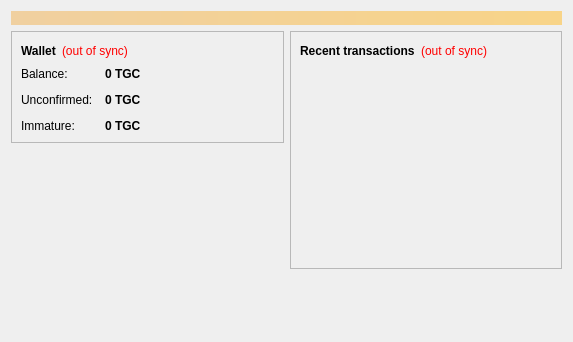
<?xml version="1.0" encoding="UTF-8"?>
<ui version="4.0">
 <class>OverviewPage</class>
 <widget class="QWidget" name="OverviewPage">
  <property name="geometry">
   <rect>
    <x>0</x>
    <y>0</y>
    <width>573</width>
    <height>342</height>
   </rect>
  </property>
  <property name="windowTitle">
   <string>Form</string>
  </property>
  <layout class="QVBoxLayout" name="topLayout">
   <item>
    <widget class="QLabel" name="labelAlerts">
     <property name="visible">
      <bool>false</bool>
     </property>
     <property name="styleSheet">
      <string notr="true">background-color: qlineargradient(x1: 0, y1: 0, x2: 1, y2: 0, stop:0 #F0D0A0, stop:1 #F8D488); color:#000000;</string>
     </property>
     <property name="wordWrap">
      <bool>true</bool>
     </property>
     <property name="margin">
      <number>3</number>
     </property>
    </widget>
   </item>
   <item>
    <layout class="QHBoxLayout" name="horizontalLayout" stretch="1,1">
     <item>
      <layout class="QVBoxLayout" name="verticalLayout_2">
       <item>
        <widget class="QFrame" name="frame">
         <property name="frameShape">
          <enum>QFrame::StyledPanel</enum>
         </property>
         <property name="frameShadow">
          <enum>QFrame::Raised</enum>
         </property>
         <layout class="QVBoxLayout" name="verticalLayout_4">
          <item>
           <layout class="QHBoxLayout" name="horizontalLayout_4">
            <item>
             <widget class="QLabel" name="label_5">
              <property name="font">
               <font>
                <weight>75</weight>
                <bold>true</bold>
               </font>
              </property>
              <property name="text">
               <string>Wallet</string>
              </property>
             </widget>
            </item>
            <item>
             <widget class="QLabel" name="labelWalletStatus">
              <property name="toolTip">
               <string>The displayed information may be out of date. Your wallet automatically synchronizes with the TagilCoin network after a connection is established, but this process has not completed yet.</string>
              </property>
              <property name="styleSheet">
               <string notr="true">QLabel { color: red; }</string>
              </property>
              <property name="text">
               <string notr="true">(out of sync)</string>
              </property>
              <property name="alignment">
               <set>Qt::AlignLeading|Qt::AlignLeft|Qt::AlignVCenter</set>
              </property>
             </widget>
            </item>
            <item>
             <spacer name="horizontalSpacer_2">
              <property name="orientation">
               <enum>Qt::Horizontal</enum>
              </property>
              <property name="sizeHint" stdset="0">
               <size>
                <width>40</width>
                <height>20</height>
               </size>
              </property>
             </spacer>
            </item>
           </layout>
          </item>
          <item>
           <layout class="QFormLayout" name="formLayout_2">
            <property name="fieldGrowthPolicy">
             <enum>QFormLayout::AllNonFixedFieldsGrow</enum>
            </property>
            <property name="horizontalSpacing">
             <number>12</number>
            </property>
            <property name="verticalSpacing">
             <number>12</number>
            </property>
            <item row="0" column="0">
             <widget class="QLabel" name="label">
              <property name="text">
               <string>Balance:</string>
              </property>
             </widget>
            </item>
            <item row="0" column="1">
             <widget class="QLabel" name="labelBalance">
              <property name="font">
               <font>
                <weight>75</weight>
                <bold>true</bold>
               </font>
              </property>
              <property name="cursor">
               <cursorShape>IBeamCursor</cursorShape>
              </property>
              <property name="toolTip">
               <string>Your current balance</string>
              </property>
              <property name="text">
               <string notr="true">0 TGC</string>
              </property>
              <property name="textInteractionFlags">
               <set>Qt::LinksAccessibleByMouse|Qt::TextSelectableByKeyboard|Qt::TextSelectableByMouse</set>
              </property>
             </widget>
            </item>
            <item row="1" column="0">
             <widget class="QLabel" name="label_3">
              <property name="text">
               <string>Unconfirmed:</string>
              </property>
             </widget>
            </item>
            <item row="1" column="1">
             <widget class="QLabel" name="labelUnconfirmed">
              <property name="font">
               <font>
                <weight>75</weight>
                <bold>true</bold>
               </font>
              </property>
              <property name="cursor">
               <cursorShape>IBeamCursor</cursorShape>
              </property>
              <property name="toolTip">
               <string>Total of transactions that have yet to be confirmed, and do not yet count toward the current balance</string>
              </property>
              <property name="text">
               <string notr="true">0 TGC</string>
              </property>
              <property name="textInteractionFlags">
               <set>Qt::LinksAccessibleByMouse|Qt::TextSelectableByKeyboard|Qt::TextSelectableByMouse</set>
              </property>
             </widget>
            </item>
            <item row="2" column="0">
             <widget class="QLabel" name="labelImmatureText">
              <property name="text">
               <string>Immature:</string>
              </property>
             </widget>
            </item>
            <item row="2" column="1">
             <widget class="QLabel" name="labelImmature">
              <property name="font">
               <font>
                <weight>75</weight>
                <bold>true</bold>
               </font>
              </property>
              <property name="toolTip">
               <string>Mined balance that has not yet matured</string>
              </property>
              <property name="text">
               <string notr="true">0 TGC</string>
              </property>
              <property name="textInteractionFlags">
               <set>Qt::LinksAccessibleByMouse|Qt::TextSelectableByKeyboard|Qt::TextSelectableByMouse</set>
              </property>
             </widget>
            </item>
           </layout>
          </item>
         </layout>
        </widget>
       </item>
       <item>
        <spacer name="verticalSpacer">
         <property name="orientation">
          <enum>Qt::Vertical</enum>
         </property>
         <property name="sizeHint" stdset="0">
          <size>
           <width>20</width>
           <height>40</height>
          </size>
         </property>
        </spacer>
       </item>
      </layout>
     </item>
     <item>
      <layout class="QVBoxLayout" name="verticalLayout_3">
       <item>
        <widget class="QFrame" name="frame_2">
         <property name="frameShape">
          <enum>QFrame::StyledPanel</enum>
         </property>
         <property name="frameShadow">
          <enum>QFrame::Raised</enum>
         </property>
         <layout class="QVBoxLayout" name="verticalLayout">
          <item>
           <layout class="QHBoxLayout" name="horizontalLayout_2">
            <item>
             <widget class="QLabel" name="label_4">
              <property name="text">
               <string>&lt;b&gt;Recent transactions&lt;/b&gt;</string>
              </property>
             </widget>
            </item>
            <item>
             <widget class="QLabel" name="labelTransactionsStatus">
              <property name="toolTip">
               <string>The displayed information may be out of date. Your wallet automatically synchronizes with the TagilCoin network after a connection is established, but this process has not completed yet.</string>
              </property>
              <property name="styleSheet">
               <string notr="true">QLabel { color: red; }</string>
              </property>
              <property name="text">
               <string notr="true">(out of sync)</string>
              </property>
              <property name="alignment">
               <set>Qt::AlignRight|Qt::AlignTrailing|Qt::AlignVCenter</set>
              </property>
             </widget>
            </item>
            <item>
             <spacer name="horizontalSpacer">
              <property name="orientation">
               <enum>Qt::Horizontal</enum>
              </property>
              <property name="sizeHint" stdset="0">
               <size>
                <width>40</width>
                <height>20</height>
               </size>
              </property>
             </spacer>
            </item>
           </layout>
          </item>
          <item>
           <widget class="QListView" name="listTransactions">
            <property name="styleSheet">
             <string notr="true">QListView { background: transparent; }</string>
            </property>
            <property name="frameShape">
             <enum>QFrame::NoFrame</enum>
            </property>
            <property name="verticalScrollBarPolicy">
             <enum>Qt::ScrollBarAlwaysOff</enum>
            </property>
            <property name="horizontalScrollBarPolicy">
             <enum>Qt::ScrollBarAlwaysOff</enum>
            </property>
            <property name="selectionMode">
             <enum>QAbstractItemView::NoSelection</enum>
            </property>
           </widget>
          </item>
         </layout>
        </widget>
       </item>
       <item>
        <spacer name="verticalSpacer_2">
         <property name="orientation">
          <enum>Qt::Vertical</enum>
         </property>
         <property name="sizeHint" stdset="0">
          <size>
           <width>20</width>
           <height>40</height>
          </size>
         </property>
        </spacer>
       </item>
      </layout>
     </item>
    </layout>
   </item>
  </layout>
 </widget>
 <resources/>
 <connections/>
</ui>
